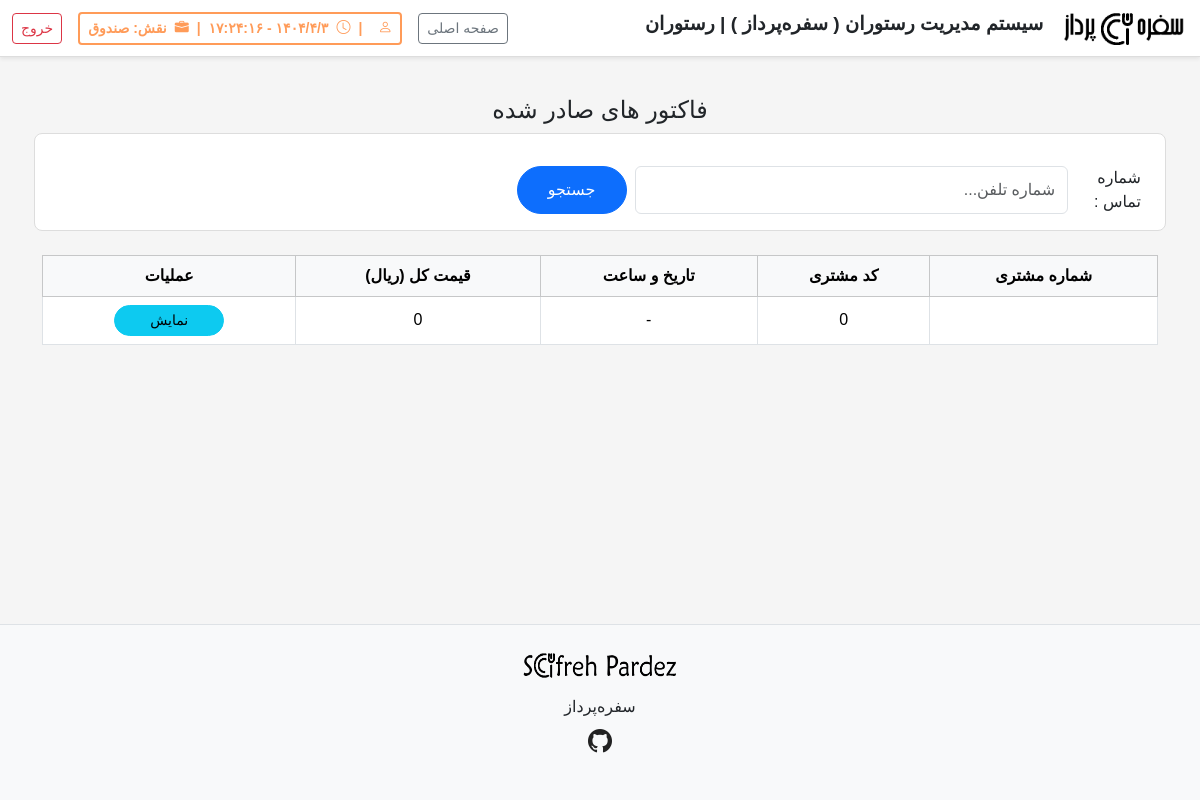
The app's page /website/Cashier/Invoices.php (signed in) with its own data.
### tables this page shows
CREATE TABLE `customer` (
  `customer_code` int(10) UNSIGNED NOT NULL COMMENT 'کد مشتری',
  `invoice_number` int(11) NOT NULL COMMENT 'شماره فاکتور',
  `cashier_name` varchar(255) NOT NULL COMMENT 'نام صندوق‌دار',
  `customer_phone_number` varchar(255) NOT NULL COMMENT 'شماره تماس مشتری',
  `table_number` varchar(255) NOT NULL COMMENT ' شماره میز',
  `time` varchar(255) NOT NULL COMMENT 'ساعت',
  `date` varchar(255) NOT NULL COMMENT 'تاریخ',
  `total_price` varchar(255) NOT NULL COMMENT 'قیمت کل',
  `date_SQL` timestamp NOT NULL DEFAULT current_timestamp() ON UPDATE current_timestamp() COMMENT 'تاریخ و ساعت',
  `discount` varchar(255) NOT NULL COMMENT 'تخفیف',
  `payment_method` varchar(255) NOT NULL COMMENT 'نوع پرداخت'
);

### website/Cashier/Invoices.php (the view, shortened to what this page needs)
<?php session_start(); if(isset($_SESSION['POS_login'] ) &&  $_SESSION['POS_login'] ){?>
<?php
  $host = "localhost";
  $user = "root";
  $password = "";
  $dbname = "sofrehpardaz";
  $connection = new mysqli($host, $user, $password , $dbname);
  $search_phone = "";
  if (isset($_GET['phone']) && !empty(trim($_GET['phone']))) {
      $search_phone = $connection->real_escape_string(trim($_GET['phone']));
      $query_table = "SELECT * FROM `customer` WHERE customer_phone_number LIKE '%$search_phone%'";
  } else {
      $query_table = "SELECT * FROM `customer`";
  }
  $send_query_table = mysqli_query($connection, $query_table);
  $query_restaurant_name = "SELECT * FROM `system` WHERE id = 1";
$send_restaurant_name = mysqli_query($connection, $query_restaurant_name);
$send_name = mysqli_fetch_assoc($send_restaurant_name);
?>
<!DOCTYPE html>
<html lang="fa" dir="rtl">
<head>
  <link rel="stylesheet" href="https://cdn.jsdelivr.net/npm/bootstrap@5.3.2/dist/css/bootstrap.rtl.min.css" />
  <link rel="stylesheet" href="https://cdn.jsdelivr.net/npm/bootstrap-icons/font/bootstrap-icons.css" />
</head>
<body>
  <nav class="navbar navbar-expand-lg shadow-sm fixed-top">
    <div class="container-fluid d-flex align-items-center justify-content-between">
      <div class="d-flex align-items-center gap-1">
        <a href="https://github.com/sofrehpardaz" target="_blank" title="GitHub"><img  src="../imag/sofreh pardaz farsi - 2.png" alt="لوگو" class="navbar-logo"></a>
        <h1 class="restaurant-brand"> سیستم مدیریت رستوران ( سفره‌پرداز ) | رستوران <?php echo $send_name['restaurant_name']?> </h1>
      </div>
      <div class="d-flex align-items-center gap-3">
<a href="POS_Panel.php" class="btn btn-outline-secondary btn-sm">صفحه اصلی</a>
        <button class="btn btn-orange-outline btn-sm d-flex align-items-center gap-2" disabled>
          <i class="bi bi-person"></i><span> <?php echo $_SESSION['name'];?> </span>  |
          <i class="bi bi-clock"></i> <span id="clock"></span> |
          <i class="bi bi-briefcase-fill"></i> <span>نقش: صندوق</span>
        </button>
        <a href="../logout_POS.php"> <button class="btn btn-outline-danger btn-sm">خروج</button></a>
      </div>
    </div>
  </nav>
  <main class="container mt-5 pt-5">
    <h4 class="text-center mb-4">فاکتور های صادر شده</h4>
    <form class="search-form row g-3 align-items-center" method="GET" action="">
      <div class="col-md-7 d-flex gap-2">
        <label class="form-check-label" for="phone">شماره تماس :</label>
        <input type="text" name="phone" id="phone" class="form-control" placeholder="شماره تلفن..." value="<?php echo htmlspecialchars($search_phone); ?>" />
        <button type="submit" class="btn btn-primary btn-radius">جستجو</button>
      </div>
    </form>
    <div class="table-responsive">
      <table class="table table-bordered align-middle">
        <thead class="table-light">
          <tr>
            <th>شماره مشتری</th>
            <th>کد مشتری</th>
            <th>تاریخ و ساعت</th>
            <th>قیمت کل (ریال)</th>
            <th>عملیات</th>
          </tr>
        </thead>
        <tbody>
          <?php if(mysqli_num_rows($send_query_table) > 0) {
            while($query = mysqli_fetch_assoc($send_query_table)) { ?>
              <tr>
                <td><?php echo htmlspecialchars($query['customer_phone_number']); ?></td>
                <td><?php echo htmlspecialchars($query['customer_code']); ?></td>
                <td><?php echo htmlspecialchars($query['date'] . " - " . $query['time']); ?></td>
                <td><?php echo number_format($query['total_price']); ?></td>
                <td>
                <a href="Invoice_Generation.php?customer_code=<?php echo $query['customer_code'] ?>">
                <button class="btn btn-sm btn-info btn-radius" >نمایش</button>
              </a>
              </td>
              </tr>
          <?php }
          } else { ?>
            <tr><td colspan="5" class="text-center">موردی یافت نشد</td></tr>
          <?php } ?>
        </tbody>
      </table>
    </div>
  </main>
  <footer class="text-center mt-5 py-4 bg-light border-top">
    <div class="container">
      <a href="https://github.com/sofrehpardaz" target="_blank" title="GitHub"><img style="width: 10rem; height: 2rem;" src="../imag/sofreh pardaz english - 1.png" alt="لوگو" class="mb-3"></a>
      <h6 class="mb-2">سفره‌پرداز</h6>
      <ul class="list-inline">
        <li class="list-inline-item">
          <a href="https://github.com/adko1396" target="_blank" title="GitHub">
            <i style="color: #222;" class="bi bi-github fs-4"></i>
          </a>
        </li>
      </ul>
    </div>
  </footer>
</body>
</html>
<?php } else{
  header('Location:../POS_login.php');
  }?>

### website/Cashier/Invoices.php (style rules this page uses)
body { background-color: #f5f5f5; font-family: Vazir, sans-serif; margin: 0; padding: 0; min-height: 100vh; display: flex; flex-direction: column; }
.navbar { background-color: #fff; border-bottom: 1px solid #ddd; }
.restaurant-brand { font-weight: bold; font-size: 1.2rem; }
.navbar-logo { height: 40px; margin-left: 10px; }
main { flex-grow: 1; padding-bottom: 2rem; padding-top: 3rem; }
footer { background-color: #fff; border-top: 1px solid #ddd; padding: 1.5rem 0; text-align: center; }
.btn-orange-outline { background-color: transparent !important; color: #ff6600 !important; border: 2px solid #ff6600 !important; font-weight: bold; }
.btn-radius { border-radius: 50px; min-width: 110px; }
table { background: #fff; text-align: center; }
th, td { vertical-align: middle !important; }
form.search-form { background-color: #fff; border: 1px solid #ddd; border-radius: 8px; padding: 1rem; margin-bottom: 1.5rem; }
.form-check-label { cursor: pointer; }

### records on screen
customer: customer_code "0", date+time "-", total_price "0"
